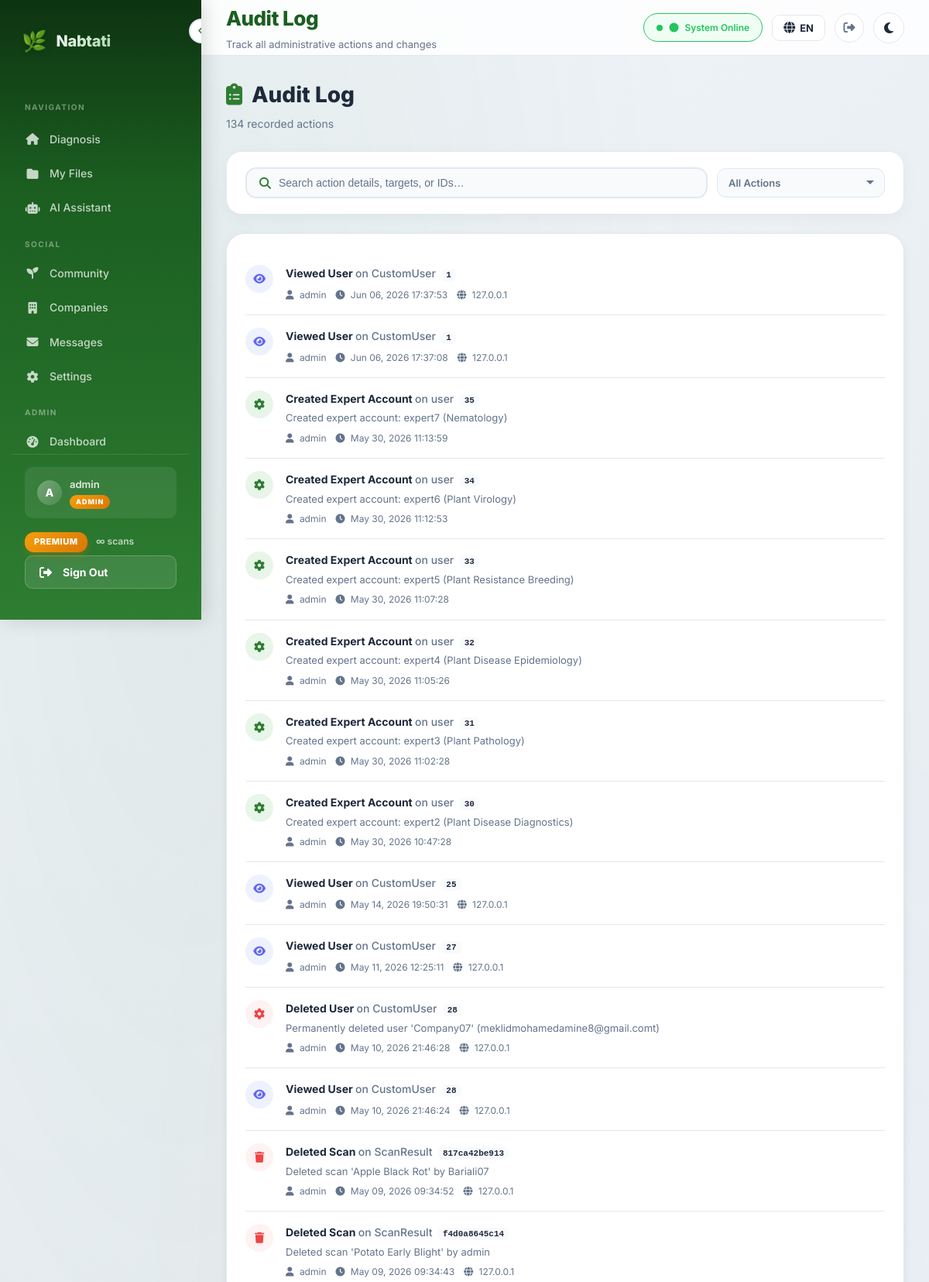
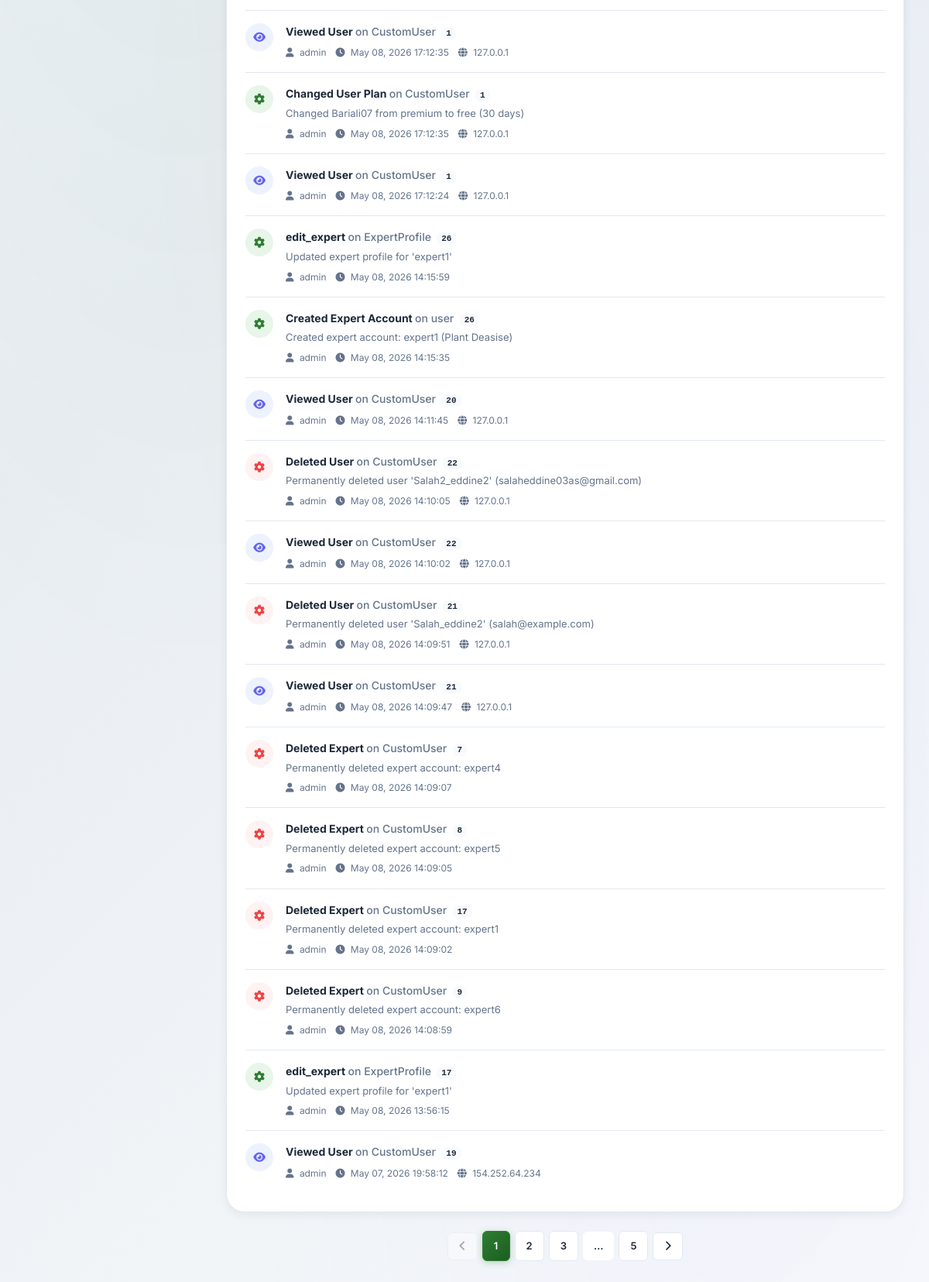
Screenshot of /manager/audit/ (signed in) with the database file from the repository (2 pictures, top to bottom).
### analysis/models.py (models this page shows, shortened)
class CustomUser(AbstractUser):
    email = models.EmailField(unique=True)
    email_verified = models.BooleanField(default=False)
    birth_date = models.DateField(null=True, blank=True)
    PURPOSE_CHOICES = [
        ("farmer", "Farmer"),
        ("company", "Company"),
        ("other", "Other"),
    ]
    purpose = models.CharField(
        max_length=20,
        choices=PURPOSE_CHOICES,
        default="other",
    )
    user_code = models.CharField(
        max_length=6,
        unique=True,
        default=generate_user_code,
    )
    avatar = models.ImageField(upload_to="avatars/", null=True, blank=True)
    bio = models.TextField(max_length=500, blank=True)
    location = models.CharField(max_length=100, blank=True)
    crops_of_interest = models.JSONField(default=list, blank=True)
    role = models.CharField(
        max_length=10,
        choices=ROLE_CHOICES,
        default="user",
    )
    plan_type = models.CharField(
        max_length=10,
        choices=PLAN_CHOICES,
        default="free",
    )
    subscription_start = models.DateTimeField(null=True, blank=True)
    subscription_end = models.DateTimeField(null=True, blank=True)
    daily_scan_count = models.PositiveIntegerField(default=0)
    last_scan_date = models.DateField(null=True, blank=True)
    total_scans_count = models.PositiveIntegerField(default=0)
    class Meta:
        verbose_name = "User"
        verbose_name_plural = "Users"
    def get_display_name(self):
        if self.role == "company":
            try:
                return self.company_profile.company_name
            except Exception:
                return self.get_full_name() or self.username
        return self.get_full_name() or self.username
    @property
    def is_expert(self):
        return self.role == "expert"
    @property
    def is_admin_role(self):
        return self.role == "admin" or self.is_staff
    @property
    def effective_plan_type(self):
        if self.is_staff:
            return "premium"
        return self.plan_type
    @property
    def plan_config(self):
        return PLAN_CONFIG.get(self.effective_plan_type, PLAN_CONFIG["free"])
    def get_daily_limit(self):
        return self.plan_config["daily_limit"]
    def remaining_scans_today(self):
        from django.utils import timezone as tz
        self._reset_daily_count_if_needed(tz.localdate())
        limit = self.get_daily_limit()
        if limit is None:
            return None
        return max(0, limit - self.daily_scan_count)
    def can_use_chat(self):
        if self.is_staff:
            return True
        return self.plan_type == "premium"
    def check_and_expire_subscription(self):
        if self.is_staff:
            return False  # Staff never expire
    def _reset_daily_count_if_needed(self, today):
        if self.last_scan_date != today:
            self.daily_scan_count = 0
            self.last_scan_date = today
            self.save(update_fields=["daily_scan_count", "last_scan_date"])

### manager/models.py (models this page shows, shortened)
class AuditLog(models.Model):
    ACTION_CHOICES = [
        ("view_dashboard", "Viewed Dashboard"),
        ("view_user", "Viewed User"),
        ("toggle_staff", "Toggled Staff Status"),
        ("deactivate_user", "Deactivated User"),
        ("activate_user", "Activated User"),
        ("delete_scan", "Deleted Scan"),
        ("delete_user", "Deleted User"),
        ("delete_expert", "Deleted Expert"),
        ("view_scan", "Viewed Scan"),
        ("export_data", "Exported Data"),
        ("change_plan", "Changed User Plan"),
        ("create_expert", "Created Expert Account"),
        ("assign_expert", "Assigned User to Expert"),
        ("remove_expert_user", "Removed User from Expert"),
        ("toggle_expert", "Toggled Expert Status"),
    ]
    user = models.ForeignKey(
        settings.AUTH_USER_MODEL,
        on_delete=models.SET_NULL,
        null=True,
        related_name="audit_logs",
    )
    action = models.CharField(max_length=50, choices=ACTION_CHOICES)
    target_type = models.CharField(max_length=50, blank=True)
    target_id = models.CharField(max_length=100, blank=True)
    detail = models.TextField(blank=True)
    ip_address = models.GenericIPAddressField(null=True, blank=True)
    created_at = models.DateTimeField(auto_now_add=True)
    class Meta:
        ordering = ["-created_at"]
        verbose_name = "Audit Log"
        verbose_name_plural = "Audit Logs"

### manager/views.py (the view)
# urls.py: path("audit/", views.admin_audit_log, name="audit_log"),
@staff_required
def admin_audit_log(request):
    page = request.GET.get("page", 1)
    action_filter = request.GET.get("action", "")
    search_query = request.GET.get("q", "")
    logs_page = get_audit_logs_page(
        page=page,
        per_page=30,
        action_filter=action_filter,
        search_query=search_query,
    )
    context = {
        "logs_page": logs_page,
        "action_filter": action_filter,
        "search_query": search_query,
        "action_choices": AuditLog.ACTION_CHOICES,
    }
    return render(request, "manager/audit_log.html", context)

### manager/templates/manager/audit_log.html (shortened to what this page needs)
{% extends "analysis/base.html" %}
{% load static %}
{% block header_title %}Audit Log{% endblock %}
{% block header_subtitle %}Track all administrative actions and changes{% endblock %}
{% block content %}
<div class="admin-section-header">
    <div>
        <h1><i class="fas fa-clipboard-list"></i> Audit Log</h1>
        <p class="subtitle">{{ logs_page.paginator.count }} recorded action{{ logs_page.paginator.count|pluralize }}</p>
    </div>
</div>
<div class="search-card-pro">
    <form id="filterForm" method="GET">
        <div class="search-row-pro">
            <div class="search-input-pro">
                <i class="fas fa-search"></i>
                <input type="text" name="q" value="{{ search_query }}" id="liveSearch"
                       placeholder="Search action details, targets, or IDs…" aria-label="Search audit log" autocomplete="off">
            </div>
            <select name="action" class="filter-pill-pro" onchange="this.form.submit()" aria-label="Filter by action">
                <option value="">All Actions</option>
            </select>
        </div>
    </form>
</div>
    {% if logs_page %}
    <div class="card">
        {% for log in logs_page %}
        <div class="audit-entry" data-animate>
            <div class="audit-icon
                {% if 'delete' in log.action %}kpi-danger
                {% elif 'toggle' in log.action or 'activate' in log.action or 'deactivate' in log.action %}kpi-warning
                {% elif 'view' in log.action %}kpi-info
                {% else %}kpi-primary{% endif %}">
                <i class="fas
                    {% if log.action == 'delete_scan' %}fa-trash
                    {% elif log.action == 'toggle_staff' %}fa-user-shield
                    {% elif log.action == 'deactivate_user' %}fa-ban
                    {% elif log.action == 'activate_user' %}fa-check-circle
                    {% elif log.action == 'view_user' %}fa-eye
                    {% elif log.action == 'view_dashboard' %}fa-gauge-high
                    {% elif log.action == 'export_data' %}fa-download
                    {% else %}fa-cog{% endif %}"></i>
            </div>
            <div class="audit-body">
                <div class="audit-action">
                    {{ log.get_action_display }}
                    {% if log.target_type %}
                    <span style="color:var(--text-muted);font-weight:500;"> on {{ log.target_type }}</span>
                    {% endif %}
                    {% if log.target_id %}
                    <code style="font-size:11px;background:var(--bg-color);padding:2px 6px;border-radius:var(--radius-xs);margin-left:4px;">{{ log.target_id }}</code>
                    {% endif %}
                </div>
                {% if log.detail %}
                <div class="audit-detail">{{ log.detail }}</div>
                {% endif %}
                <div class="audit-meta">
                    <span><i class="fas fa-user" style="margin-right:4px;"></i> {{ log.user.username|default:"System" }}</span>
                    <span><i class="fas fa-clock" style="margin-right:4px;"></i> {{ log.created_at|date:"M d, Y H:i:s" }}</span>
                    {% if log.ip_address %}
                    <span><i class="fas fa-globe" style="margin-right:4px;"></i> {{ log.ip_address }}</span>
                    {% endif %}
                </div>
            </div>
        </div>
        {% endfor %}
    </div>
    {% include "analysis/components/pagination.html" with page_obj=logs_page %}
    {% else %}
    {% include "analysis/components/empty_state.html" with icon="fa-clipboard-list" title="No Audit Entries" message="No admin actions have been recorded yet." %}
    {% endif %}
{% endblock %}

### analysis/templates/analysis/base.html (shortened to what this page needs)
{% load static %}
{% load i18n %}
<!DOCTYPE html>
<html lang="{{ LANGUAGE_CODE }}" dir="{% if LANGUAGE_CODE == 'ar' %}rtl{% else %}ltr{% endif %}" data-theme="light">
<head>
    <link href="https://cdnjs.cloudflare.com/ajax/libs/font-awesome/6.4.0/css/all.min.css" rel="stylesheet">
    <link rel="stylesheet" href="{% static 'css/style.css' %}">
    <link rel="stylesheet" href="{% static 'css/mobile.css' %}">
</head>
<body>
    <aside class="sidebar" id="sidebar" role="navigation" aria-label="{% trans 'Main navigation' %}" style="display:flex;flex-direction:column;">
        <button class="toggle-btn" onclick="toggleSidebar()" aria-label="{% trans 'Toggle sidebar' %}" aria-expanded="true">
            <i class="fas fa-chevron-left"></i>
        </button>
        <div class="logo">
            <span class="logo-icon">🌿</span>
            <span class="logo-text">Nabtati</span>
        </div>
        <div class="nav-section-label">{% trans "Navigation" %}</div>
        <div style="flex:1;overflow-y:auto;">
        <nav>
            <a href="{% url 'home' %}" class="nav {% block nav_home %}{% endblock %}" {% block nav_home_aria %}{% endblock %}>
                <i class="fas fa-home"></i>
                <span class="nav-text">{% trans "Diagnosis" %}</span>
            </a>
            <a href="{% url 'my_files' %}" class="nav {% block nav_files %}{% endblock %}" {% block nav_files_aria %}{% endblock %}>
                <i class="fas fa-folder"></i>
                <span class="nav-text">{% trans "My Files" %}</span>
            </a>
            <a href="{% url 'assistant' %}" class="nav {% block nav_assistant %}{% endblock %}" {% block nav_assistant_aria %}{% endblock %}>
                <i class="fas fa-robot"></i>
                <span class="nav-text">{% trans "AI Assistant" %}</span>
            </a>
            <div class="nav-section-label">{% trans "Social" %}</div>
            <a href="{% url 'community:feed' %}" class="nav {% block nav_community %}{% endblock %}">
                <i class="fas fa-seedling"></i>
                <span class="nav-text">{% trans "Community" %}</span>
            </a>
            <a href="{% url 'companies:directory' %}" class="nav {% block nav_companies %}{% endblock %}">
                <i class="fas fa-building"></i>
                <span class="nav-text">{% trans "Companies" %}</span>
            </a>
            <a href="{% url 'companies:user_messages' %}" class="nav {% block nav_user_messages %}{% endblock %}">
                <i class="fas fa-envelope"></i>
                <span class="nav-text">{% trans "Messages" %}</span>
            </a>
            <a href="{% url 'settings' %}" class="nav {% block nav_settings %}{% endblock %}">
                <i class="fas fa-cog"></i>
                <span class="nav-text">{% trans "Settings" %}</span>
            </a>
        </nav>
        {% if user.is_staff %}
        <div class="nav-section-label">{% trans "Admin" %}</div>
        <nav>
            <a href="{% url 'manager:dashboard' %}" class="nav {% block nav_admin_dashboard %}{% endblock %}">
                <i class="fas fa-gauge-high"></i>
                <span class="nav-text">{% trans "Dashboard" %}</span>
            </a>
        </nav>
        {% endif %}
        </div>
        <div class="sidebar-footer">
            {% if user.is_authenticated %}
            <div class="user-info">
                <div class="user-avatar">{{ user.username|make_list|first|upper }}</div>
                <span class="nav-text user-name">
                    {{ user.get_display_name }}
                    {% if user.is_staff %}
                    <span class="admin-badge-sm">{% trans "ADMIN" %}</span>
                    {% endif %}
                </span>
            </div>
            <div class="nav-text plan-info-sidebar" style="padding: 10px 0 4px 0; font-size: 12px;">
                <span class="plan-badge plan-badge-{{ plan_type }}" style="
                    display: inline-block;
                    padding: 4px 12px;
                    border-radius: 12px;
                    font-size: 11px;
                    font-weight: 800;
                    letter-spacing: 0.5px;
                    text-transform: uppercase;
                    {% if plan_type == 'premium' %}
                        background: linear-gradient(135deg, #f59e0b, #d97706);
                        color: #fff;
                        box-shadow: 0 4px 10px rgba(217, 119, 6, 0.3);
                    {% elif plan_type == 'basic' %}
                        background: linear-gradient(135deg, #6366f1, #4f46e5);
                        color: #fff;
                        box-shadow: 0 4px 10px rgba(79, 70, 229, 0.3);
                    {% else %}
                        background: #fff;
                        color: var(--primary);
                        box-shadow: 0 4px 10px rgba(0,0,0,0.1);
                    {% endif %}
                ">{{ plan_label }}</span>
                {% if daily_limit is not None %}
                <span style="color: rgba(255,255,255,0.7); margin-left: 8px; font-weight: 600;">
                    {{ remaining_scans }}/{{ daily_limit }} {% trans "scans" %}
                </span>
                {% else %}
                <span style="color: rgba(255,255,255,0.7); margin-left: 8px; font-weight: 600;">
                    ∞ {% trans "scans" %}
                </span>
                {% endif %}
            </div>
            <button class="sidebar-logout-btn" onclick="confirmLogout()" data-logout-url="{% url 'logout' %}">
                <i class="fas fa-right-from-bracket"></i>
                <span class="nav-text">{% trans "Sign Out" %}</span>
            </button>
            {% else %}
            <a href="{% url 'login' %}" class="nav">
                <i class="fas fa-sign-in-alt"></i>
                <span class="nav-text">{% trans "Login" %}</span>
            </a>
            {% endif %}
        </div>
    </aside>
    <div class="main-wrapper">
        <header class="header desktop-header">
            <div>
                <h1 class="header-title">{% block header_title %}Nabtati{% endblock %}</h1>
                <p class="header-subtitle">{% block header_subtitle %}{% endblock %}</p>
            </div>
            <div class="header-actions">
                {% block header_actions %}
                <span class="status-badge" role="status" aria-live="polite">
                    <i class="fas fa-circle"></i> {% trans "System Online" %}
                </span>
                {% endblock %}
                <div class="lang-switcher" id="langSwitcher">
                    <button class="lang-btn" id="langToggle" type="button" aria-label="{% trans 'Change language' %}">
                        <i class="fas fa-globe"></i>
                        <span>{{ LANGUAGE_CODE|upper }}</span>
                    </button>
                </div>
                {% if user.is_authenticated %}
                <button class="header-logout-btn" onclick="confirmLogout()" data-logout-url="{% url 'logout' %}" title="{% trans 'Sign Out' %}">
                    <i class="fas fa-right-from-bracket"></i>
                </button>
                {% endif %}
                <button class="theme-toggle desktop-theme-toggle" onclick="toggleTheme()" aria-label="{% trans 'Toggle dark mode' %}">
                    <i class="fas fa-moon" id="theme-icon"></i>
                </button>
            </div>
        </header>
        <main class="content" id="main-content">
            {% block content %}{% endblock %}
        </main>
    </div>
</body>
</html>

### rows the page displays
CustomUser: username|make_list "A", get_display_name "admin", plan_type "PREMIUM"
AuditLog: action "Viewed User", target_type "CustomUser", target_id "1", user.username "admin", created_at "Jun 06, 2026 17:37:53", ip_address "127.0.0.1"
AuditLog: action "Viewed User", target_type "CustomUser", target_id "1", user.username "admin", created_at "Jun 06, 2026 17:37:08", ip_address "127.0.0.1"
AuditLog: action "Created Expert Account", target_type "user", target_id "35", detail "Created expert account: expert7 (Nematology)", user.username "admin", created_at "May 30, 2026 11:13:59"
AuditLog: action "Created Expert Account", target_type "user", target_id "34", detail "Created expert account: expert6 (Plant Virology)", user.username "admin", created_at "May 30, 2026 11:12:53"
AuditLog: action "Created Expert Account", target_type "user", target_id "33", detail "Created expert account: expert5 (Plant Resistance Breeding)", user.username "admin", created_at "May 30, 2026 11:07:28"
AuditLog: action "Created Expert Account", target_type "user", target_id "32", detail "Created expert account: expert4 (Plant Disease Epidemiology)", user.username "admin", created_at "May 30, 2026 11:05:26"
AuditLog: action "Created Expert Account", target_type "user", target_id "31", detail "Created expert account: expert3 (Plant Pathology)", user.username "admin", created_at "May 30, 2026 11:02:28"
AuditLog: action "Created Expert Account", target_type "user", target_id "30", detail "Created expert account: expert2 (Plant Disease Diagnostics)", user.username "admin", created_at "May 30, 2026 10:47:28"
AuditLog: action "Viewed User", target_type "CustomUser", target_id "25", user.username "admin", created_at "May 14, 2026 19:50:31", ip_address "127.0.0.1"
AuditLog: action "Viewed User", target_type "CustomUser", target_id "27", user.username "admin", created_at "May 11, 2026 12:25:11", ip_address "127.0.0.1"
AuditLog: action "Deleted User", target_type "CustomUser", target_id "28", detail "Permanently deleted user 'Company07' (meklidmohamedamine8@gmail.comt)", user.username "admin", created_at "May 10, 2026 21:46:28", ip_address "127.0.0.1"
AuditLog: action "Viewed User", target_type "CustomUser", target_id "28", user.username "admin", created_at "May 10, 2026 21:46:24", ip_address "127.0.0.1"
AuditLog: action "Deleted Scan", target_type "ScanResult", target_id "817ca42be913", detail "Deleted scan 'Apple Black Rot' by Bariali07", user.username "admin", created_at "May 09, 2026 09:34:52", ip_address "127.0.0.1"
AuditLog: action "Deleted Scan", target_type "ScanResult", target_id "f4d0a8645c14", detail "Deleted scan 'Potato Early Blight' by admin", user.username "admin", created_at "May 09, 2026 09:34:43", ip_address "127.0.0.1"
AuditLog: action "Viewed User", target_type "CustomUser", target_id "1", user.username "admin", created_at "May 08, 2026 17:12:35", ip_address "127.0.0.1"
AuditLog: action "Changed User Plan", target_type "CustomUser", target_id "1", detail "Changed Bariali07 from premium to free (30 days)", user.username "admin", created_at "May 08, 2026 17:12:35", ip_address "127.0.0.1"
AuditLog: action "Viewed User", target_type "CustomUser", target_id "1", user.username "admin", created_at "May 08, 2026 17:12:24", ip_address "127.0.0.1"
AuditLog: action "edit_expert", target_type "ExpertProfile", target_id "26", detail "Updated expert profile for 'expert1'", user.username "admin", created_at "May 08, 2026 14:15:59"
AuditLog: action "Created Expert Account", target_type "user", target_id "26", detail "Created expert account: expert1 (Plant Deasise)", user.username "admin", created_at "May 08, 2026 14:15:35"
AuditLog: action "Viewed User", target_type "CustomUser", target_id "20", user.username "admin", created_at "May 08, 2026 14:11:45", ip_address "127.0.0.1"
AuditLog: action "Deleted User", target_type "CustomUser", target_id "22", detail "Permanently deleted user 'Salah2_eddine2' (salaheddine03as@gmail.com)", user.username "admin", created_at "May 08, 2026 14:10:05", ip_address "127.0.0.1"
AuditLog: action "Viewed User", target_type "CustomUser", target_id "22", user.username "admin", created_at "May 08, 2026 14:10:02", ip_address "127.0.0.1"
AuditLog: action "Deleted User", target_type "CustomUser", target_id "21", detail "Permanently deleted user 'Salah_eddine2' (salah@example.com)", user.username "admin", created_at "May 08, 2026 14:09:51", ip_address "127.0.0.1"
AuditLog: action "Viewed User", target_type "CustomUser", target_id "21", user.username "admin", created_at "May 08, 2026 14:09:47", ip_address "127.0.0.1"
AuditLog: action "Deleted Expert", target_type "CustomUser", target_id "7", detail "Permanently deleted expert account: expert4", user.username "admin", created_at "May 08, 2026 14:09:07"
AuditLog: action "Deleted Expert", target_type "CustomUser", target_id "8", detail "Permanently deleted expert account: expert5", user.username "admin", created_at "May 08, 2026 14:09:05"
AuditLog: action "Deleted Expert", target_type "CustomUser", target_id "17", detail "Permanently deleted expert account: expert1", user.username "admin", created_at "May 08, 2026 14:09:02"
AuditLog: action "Deleted Expert", target_type "CustomUser", target_id "9", detail "Permanently deleted expert account: expert6", user.username "admin", created_at "May 08, 2026 14:08:59"
AuditLog: action "edit_expert", target_type "ExpertProfile", target_id "17", detail "Updated expert profile for 'expert1'", user.username "admin", created_at "May 08, 2026 13:56:15"
AuditLog: action "Viewed User", target_type "CustomUser", target_id "19", user.username "admin", created_at "May 07, 2026 19:58:12", ip_address "154.252.64.234"

### other values shown
{{ LANGUAGE_CODE|upper }} "EN"
{{ logs_page.paginator.count }} "134"
{{ num }} "1"
{{ num }} "2" "3"
{{ num }} "5"
